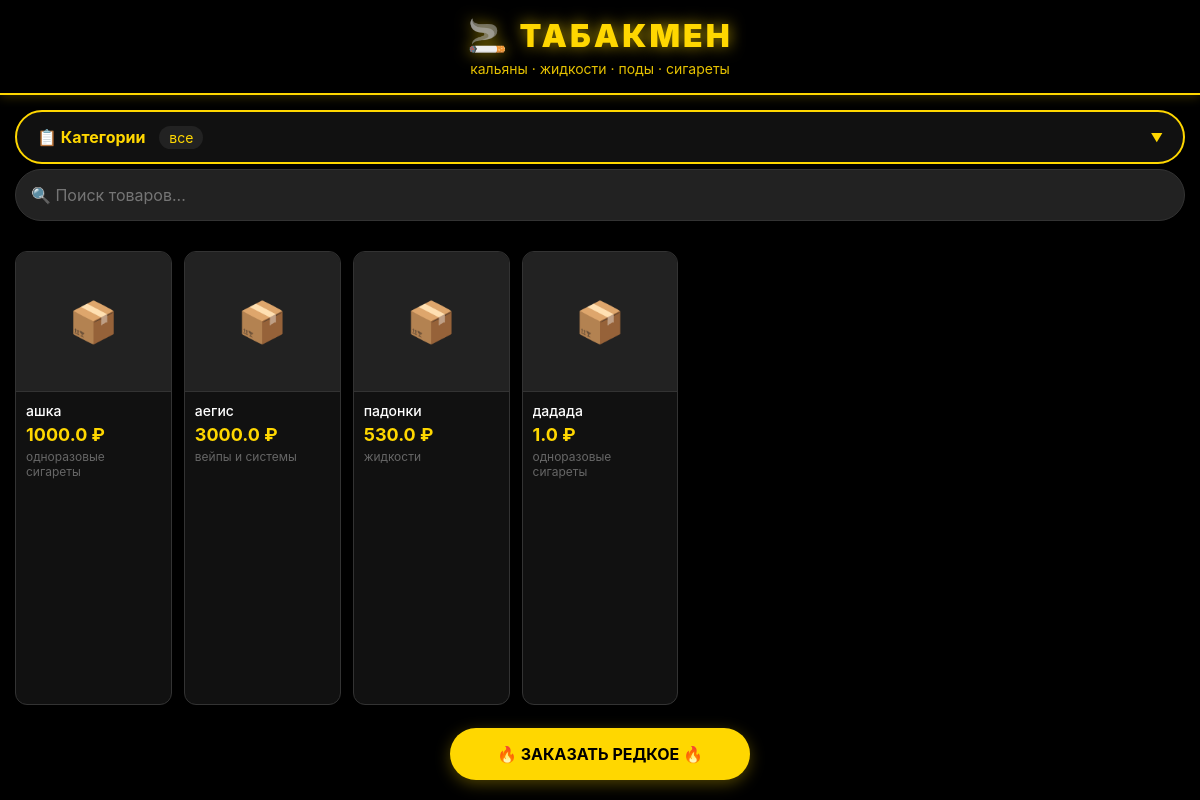
The page / on the database its author committed.
### database.py (models this page shows, shortened)
class Product(db.Model):
    id = db.Column(db.Integer, primary_key=True)
    name = db.Column(db.String(200), nullable=False)
    category_id = db.Column(db.Integer, db.ForeignKey('category.id'))  # ID категории
    price = db.Column(db.Float, nullable=False)
    description = db.Column(db.Text, default='')
    image_path = db.Column(db.String(500))
    in_stock = db.Column(db.Boolean, default=True)
    created_at = db.Column(db.DateTime, default=datetime.now)

class Category(db.Model):
    id = db.Column(db.Integer, primary_key=True)
    name = db.Column(db.String(100), nullable=False, unique=True)  # Название категории
    icon = db.Column(db.String(10), default='📦')                  # Иконка (эмодзи)
    sort_order = db.Column(db.Integer, default=0)                  # Порядок сортировки
    created_at = db.Column(db.DateTime, default=datetime.now)
    products = db.relationship('Product', backref='category_obj', lazy=True)

### app.py (the view)
@app.route('/')
def index():
    products = Product.query.filter_by(in_stock=True).all()
    categories = Category.query.order_by(Category.sort_order).all()
    return render_template('index.html', products=products, categories=categories)

### templates/index.html (shortened to what this page needs)
<!DOCTYPE html>
<html>
<head>
</head>
<body>
    <div class="header">
        <h1>🚬 ТАБАКМЕН</h1>
        <div class="subtitle">
            кальяны · жидкости · поды · сигареты
        </div>
    </div>
    <button class="categories-toggle" onclick="toggleCategories()">
        <span>
            📋 Категории
            <span id="selected-category" class="selected-category">все</span>
        </span>
        <span class="arrow">▼</span>
    </button>
    <div class="search">
        <input type="text" id="search-input" placeholder="🔍 Поиск товаров..." oninput="searchProducts(this.value)">
    </div>
    <div class="products" id="products-container">
        {% if products %}
            {% for product in products %}
            <div class="product-card"
                 data-category="{{ product.category_obj.name }}"
                 data-name="{{ product.name.lower() }}"
                 data-id="{{ product.id }}">
                <div class="product-image">
                    {% if product.image_path %}
                        <img src="{{ product.image_path }}" alt="{{ product.name }}">
                    {% else %}
                        📦
                    {% endif %}
                </div>
                <div class="product-info">
                    <div class="product-name">{{ product.name }}</div>
                    <div class="product-price">{{ product.price }} ₽</div>
                    <div class="product-category">{{ product.category_obj.name }}</div>
                </div>
            </div>
            {% endfor %}
        {% else %}
            <div class="loading">
                🚬 Товары появятся скоро!
            </div>
        {% endif %}
    </div>
    <button class="rare-order-btn" onclick="openRareOrderModal()">
        🔥 Заказать редкое 🔥
    </button>
</body>
</html>

### templates/index.html (style rules this page uses)
* { margin: 0; padding: 0; box-sizing: border-box; font-family: -apple-system, BlinkMacSystemFont, 'Segoe UI', Roboto, Helvetica, Arial, sans-serif; }
body { background: #000000; min-height: 100vh; display: flex; flex-direction: column; }
.header { background: #000000; color: #ffd700; padding: 16px; text-align: center; border-bottom: 2px solid #ffd700; position: sticky; top: 0; z-index: 100; box-shadow: 0 2px 10px rgba(255, 215, 0, 0.2); }
.header h1 { font-size: 32px; letter-spacing: 3px; text-transform: uppercase; font-weight: 900; text-shadow: 0 0 15px rgba(255, 215, 0, 0.7); margin-bottom: 5px; }
.header .subtitle { font-size: 14px; color: #ffd700; margin-top: 5px; opacity: 0.9; }
.categories-toggle { background: #111; color: #ffd700; border: 2px solid #ffd700; padding: 15px 20px; margin: 15px 15px 5px 15px; border-radius: 50px; font-size: 16px; font-weight: bold; cursor: pointer; display: flex; align-items: center; justify-content: space-between; width: calc(100% - 30px); transition: all 0.3s; }
.categories-toggle .arrow { transition: transform 0.3s; font-size: 12px; }
.selected-category { color: #ffd700; font-weight: normal; margin-left: 10px; font-size: 14px; background: #222; padding: 3px 10px; border-radius: 20px; }
.search { padding: 0 15px 15px 15px; background: #000; position: relative; }
.search input { width: 100%; padding: 15px; background: #222; border: 1px solid #333; border-radius: 50px; color: #ffd700; font-size: 16px; padding-right: 100px; }
.products { display: grid; grid-template-columns: repeat(auto-fill, minmax(140px, 1fr)); gap: 12px; padding: 15px; flex: 1; margin-bottom: 80px; }
.product-card { background: #111; border-radius: 12px; overflow: hidden; border: 1px solid #333; transition: transform 0.2s; }
.product-image { width: 100%; height: 140px; background: #222; display: flex; align-items: center; justify-content: center; color: #ffd700; font-size: 40px; border-bottom: 1px solid #333; }
.product-info { padding: 10px; }
.product-name { color: #fff; font-size: 14px; font-weight: 500; margin-bottom: 5px; white-space: nowrap; overflow: hidden; text-overflow: ellipsis; }
.product-price { color: #ffd700; font-size: 18px; font-weight: bold; }
.product-category { color: #666; font-size: 12px; margin-top: 4px; }
.rare-order-btn { position: fixed; bottom: 20px; left: 20px; right: 20px; width: calc(100% - 40px); max-width: 300px; margin: 0 auto; background: #ffd700; color: #000; border: none; padding: 16px; border-radius: 50px; font-size: 16px; font-weight: bold; text-transform: uppercase; cursor: pointer; box-shadow: 0 4px 15px rgba(255, 215, 0, 0.3); transition: all 0.3s; z-index: 1000; }

### rows shown on the page
Product: name "ашка", price "1000.0", category_obj.name "одноразовые сигареты"
Product: name "аегис", price "3000.0", category_obj.name "вейпы и системы"
Product: name "падонки", price "530.0", category_obj.name "жидкости"
Product: name "дадада", price "1.0", category_obj.name "одноразовые сигареты"
